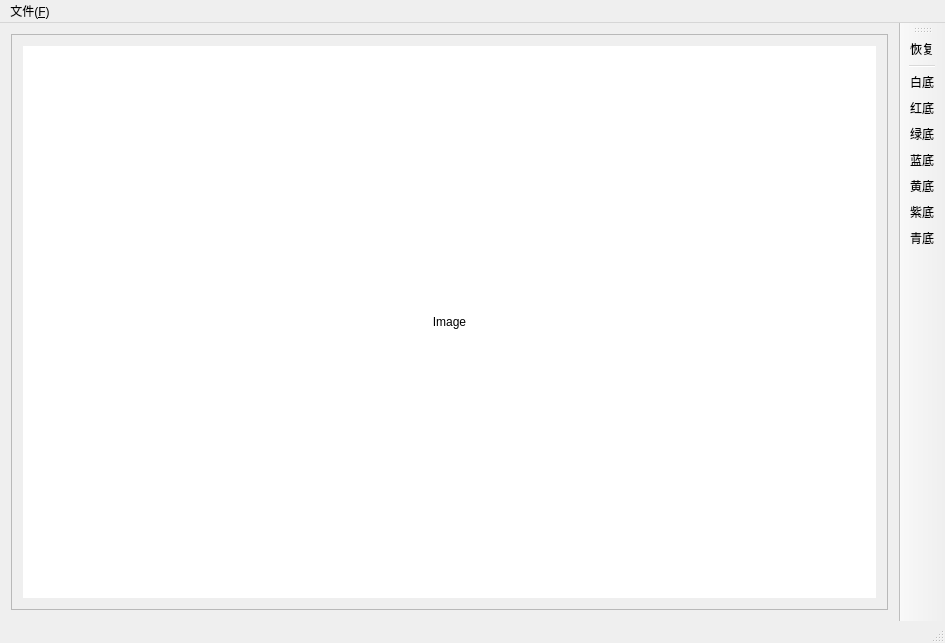
<?xml version="1.0" encoding="UTF-8"?>
<ui version="4.0">
 <class>MainWindow</class>
 <widget class="QMainWindow" name="MainWindow">
  <property name="geometry">
   <rect>
    <x>0</x>
    <y>0</y>
    <width>945</width>
    <height>643</height>
   </rect>
  </property>
  <property name="windowTitle">
   <string>Photo Cheater</string>
  </property>
  <widget class="QWidget" name="centralWidget">
   <layout class="QGridLayout" name="gridLayout">
    <item row="0" column="0">
     <widget class="QScrollArea" name="scrollArea">
      <property name="widgetResizable">
       <bool>true</bool>
      </property>
      <widget class="QWidget" name="scrollAreaWidgetContents">
       <property name="geometry">
        <rect>
         <x>0</x>
         <y>0</y>
         <width>864</width>
         <height>568</height>
        </rect>
       </property>
       <layout class="QGridLayout" name="gridLayout_2">
        <item row="0" column="0">
         <widget class="QLabel" name="display">
          <property name="styleSheet">
           <string notr="true">background-color: rgb(255, 255, 255);</string>
          </property>
          <property name="text">
           <string>Image</string>
          </property>
          <property name="alignment">
           <set>Qt::AlignCenter</set>
          </property>
         </widget>
        </item>
       </layout>
      </widget>
     </widget>
    </item>
   </layout>
  </widget>
  <widget class="QMenuBar" name="menuBar">
   <property name="geometry">
    <rect>
     <x>0</x>
     <y>0</y>
     <width>945</width>
     <height>26</height>
    </rect>
   </property>
   <widget class="QMenu" name="menu_F">
    <property name="title">
     <string>文件(&amp;F)</string>
    </property>
    <addaction name="action_open"/>
    <addaction name="action_save"/>
    <addaction name="separator"/>
    <addaction name="action_exit"/>
   </widget>
   <addaction name="menu_F"/>
  </widget>
  <widget class="QStatusBar" name="statusBar"/>
  <widget class="QToolBar" name="mainToolBar">
   <attribute name="toolBarArea">
    <enum>RightToolBarArea</enum>
   </attribute>
   <attribute name="toolBarBreak">
    <bool>false</bool>
   </attribute>
   <addaction name="action_reset"/>
   <addaction name="separator"/>
   <addaction name="action_white"/>
   <addaction name="action_red"/>
   <addaction name="action_green"/>
   <addaction name="action_blue"/>
   <addaction name="action_yellow"/>
   <addaction name="action_purple"/>
   <addaction name="action_cyan"/>
  </widget>
  <action name="action_open">
   <property name="text">
    <string>打开</string>
   </property>
   <property name="toolTip">
    <string>打开</string>
   </property>
   <property name="shortcut">
    <string>Ctrl+O</string>
   </property>
  </action>
  <action name="action_save">
   <property name="text">
    <string>保存</string>
   </property>
   <property name="shortcut">
    <string>Ctrl+S</string>
   </property>
  </action>
  <action name="action_exit">
   <property name="text">
    <string>退出</string>
   </property>
  </action>
  <action name="action_gray">
   <property name="text">
    <string>灰度化</string>
   </property>
  </action>
  <action name="action_binary">
   <property name="text">
    <string>二值化</string>
   </property>
  </action>
  <action name="action_reset">
   <property name="text">
    <string>恢复</string>
   </property>
   <property name="shortcut">
    <string>Ctrl+Z</string>
   </property>
  </action>
  <action name="action_average">
   <property name="text">
    <string>均值模糊</string>
   </property>
  </action>
  <action name="action_median">
   <property name="text">
    <string>中值模糊</string>
   </property>
  </action>
  <action name="action_gaussian">
   <property name="text">
    <string>高斯模糊</string>
   </property>
  </action>
  <action name="action_red">
   <property name="text">
    <string>红底</string>
   </property>
  </action>
  <action name="action_blue">
   <property name="text">
    <string>蓝底</string>
   </property>
  </action>
  <action name="action_white">
   <property name="text">
    <string>白底</string>
   </property>
  </action>
  <action name="action_green">
   <property name="text">
    <string>绿底</string>
   </property>
  </action>
  <action name="action_yellow">
   <property name="text">
    <string>黄底</string>
   </property>
  </action>
  <action name="action_purple">
   <property name="text">
    <string>紫底</string>
   </property>
  </action>
  <action name="action_cyan">
   <property name="text">
    <string>青底</string>
   </property>
  </action>
 </widget>
 <layoutdefault spacing="6" margin="11"/>
 <resources/>
 <connections/>
</ui>
